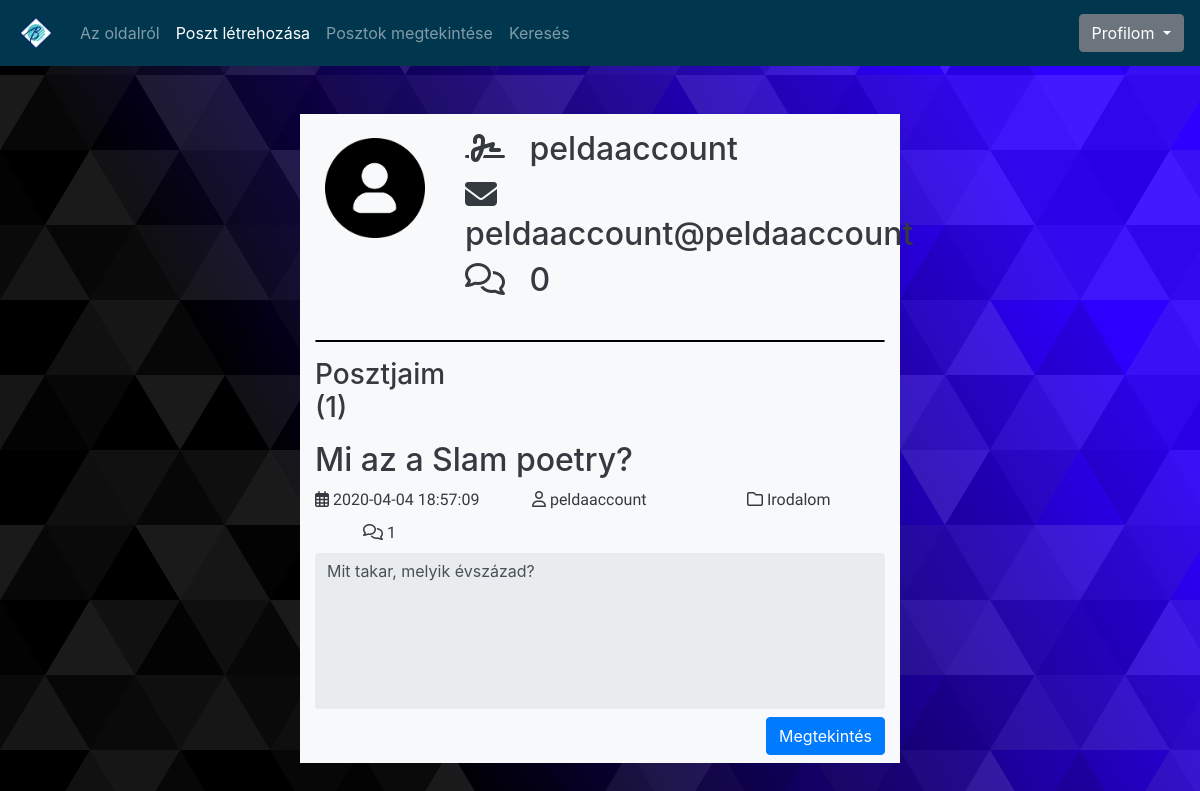
Page /pages/profile.php (signed in) on the committed database.
### tables this page shows
CREATE TABLE users (
  id INT(11) NOT NULL AUTO_INCREMENT,
  uniqId VARCHAR(23) NOT NULL,
  username VARCHAR(32) NOT NULL,
  password VARCHAR(64) NOT NULL,
  email VARCHAR(50) NOT NULL,
  admin TINYINT(1) NOT NULL DEFAULT 0,
  PRIMARY KEY (id)
);

CREATE TABLE theme (
  id INT(11) NOT NULL AUTO_INCREMENT,
  categoryId INT(11) NOT NULL,
  userUniqId VARCHAR(23) NOT NULL,
  date DATETIME NOT NULL,
  text TEXT NOT NULL,
  header VARCHAR(255) DEFAULT NULL,
  PRIMARY KEY (id)
);

CREATE TABLE categories (
  id INT(11) NOT NULL AUTO_INCREMENT,
  name VARCHAR(50) NOT NULL,
  PRIMARY KEY (id)
);

### php/db/execute.php (called while the page is built, shortened)
<?php
function callProc($procName, $params)
{
    global $db;
    $result = [];
    $query = $db->query("CALL {$procName}({$params})") or die($db->error);
        if($query)
        {
            while ($row = $query->fetch_array())
            {
                array_push($result, $row);
            }
        }
    return $result;
}
?>

### php/topic/topicComponentProfile.php (the view, shortened to what this page needs)
<div class="row">
    <div class="col-12">
        <form method="post">
            <h2 class="text-dark"><?php echo $value['header'] ?></h2>
            <label style="font-size:1em;" class="text-dark"><i class="far fa-calendar-alt"></i> <?php echo $value['date'] ?></label>
            <label style="font-size:1em;" class="mx-5 text-dark"><i class="far fa-user"></i> <?php echo $value['username'] ?></label>
            <label style="font-size:1em;" class="mx-5 text-dark"><i class="far fa-folder"> </i> <?php echo $value['name'] ?></label>
            <?php
            $data = callProc("CommentGetByThemeId", "'{$value['id']}'");
            $comments = count($data);
            ?>
            <label style="font-size:1em;" class="mx-5 text-dark"><i class="far fa-comments"></i> <?php echo $comments ?></label>
            <textarea class="form-control textarea" id="postText" name="postText" rows="6" readonly><?php echo $value['text']; ?></textarea>
            <button type="submit" name="show" id="show" class="btn btn-primary my-2 float-right">Megtekintés</button>
        </form>
    </div>
</div>

### pages/profile.php (shortened to what this page needs)
<?php
include "../php/db/connection.php";
include "../php/db/execute.php";
?>
<!DOCTYPE html>
<html lang="en">
<head>
    <link rel="stylesheet" href="https://stackpath.bootstrapcdn.com/bootstrap/4.4.1/css/bootstrap.min.css">
    <link rel="stylesheet" href="../css/style.css">
    <link rel="stylesheet" href="../css/topic.css">
</head>
<body>
    <nav class="navbar navbar-default navbar-expand-lg navbar-dark bg-dark sticky-top">
        <a class="navbar-brand" href="../index.php"><img id="menuLogo" src="../img/bion.png"></a>
        <div class="collapse navbar-collapse" id="navbarNavDropdown">
            <ul class="navbar-nav">
                <li class="nav-item">
                    <a class="nav-link" href="about.php">Az oldalról</a>
                </li>
                <?php
                if (isset($_SESSION['id'])) :
                ?>
                    <li class="nav-item">
                        <a class="nav-link active" href="newTopic.php">Poszt létrehozása</a>
                    </li>
                    <li class="nav-item">
                        <a class="nav-link" href="allTopic.php">Posztok megtekintése</a>
                    </li>
                    <li class="nav-item">
                        <a class="nav-link" href="search.php">Keresés</a>
                    </li>
                <?php endif; ?>
            </ul>
            <?php
            if (isset($_SESSION['id'])) :
            ?>
                <ul class="navbar-nav ml-auto">
                    <li class="nav-item">
                        <div class="btn-group">
                            <button type="button" class="btn btn-secondary dropdown-toggle" data-toggle="dropdown" aria-haspopup="true" aria-expanded="false">
                                Profilom
                            </button>
                        </div>
                    </li>
                </ul>
            <?php endif; ?>
        </div>
    </nav>
    <div class="container w-50 mx-auto my-5 bg-light">
        <div class="row">
            <div class="col-3 mt-4 text-center">
                <img src="../img/profile.png" style="width: 100px; height: 100px;">
            </div>
            <div class="col-9 my-3 text-dark text-left">
                <h2><i class="fas fa-signature mr-3"></i> <?php echo $_SESSION['username']; ?></h2>
                <h2><i class="fas fa-envelope mr-3"></i> <?php echo $_SESSION['email']; ?></h2>
                <?php
                $data = callProc("CommentGetByUsername", "'{$_SESSION['username']}'");
                $comments = count($data);
                ?>
                <h2><i class="far fa-comments mr-3"></i> <?php echo $comments ?></h2>
            </div>
        </div>
        <hr style="border: 1px solid black;">
        <div class="row">
            <div class="col-3 mb-2">
                <?php $data = callProc("ThemeGetByUserUniqIdWithCategory", "'{$_SESSION['username']}'");
                $countOfData = count($data);
                ?>
                <h3 class="text-dark">Posztjaim (<?php echo $countOfData ?>)</h3>
            </div>
        </div>
        <?php
        $data = callProc("ThemeGetByUserUniqIdWithCategory", "'{$_SESSION['username']}'");
        foreach ($data as $value) {
            include "../php/topic/topicComponentProfile.php";
        }
        ?>
    </div>
</body>
</html>

### css/style.css (style rules this page uses)
#menuLogo { height: 40px; width: 40px; }
hr { border: 1px solid white; border-radius: 10px; }
.textarea { outline:none; border:none; width:100%; resize: none; overflow: hidden; }
.navbar-default { background: #00374E !important; }
body { min-height: 100vh; background-image: url("../img/bg.svg"); background-attachment: fixed; background-size: cover; color:white; }
label { font-family: 'Comfortaa', cursive; font-size: 30px; }

### rows in the picture
users: theme.header "Mi az a Slam poetry?", theme.date "2020-04-04 18:57:09", username "peldaaccount", categories.name "Irodalom", comments "1"
theme: postText "Mit takar, melyik évszázad?"

### other values in the picture
$_SESSION['username'] "peldaaccount"
$_SESSION['email'] "peldaaccount@peldaaccount"
$comments "0"
$countOfData "1"
